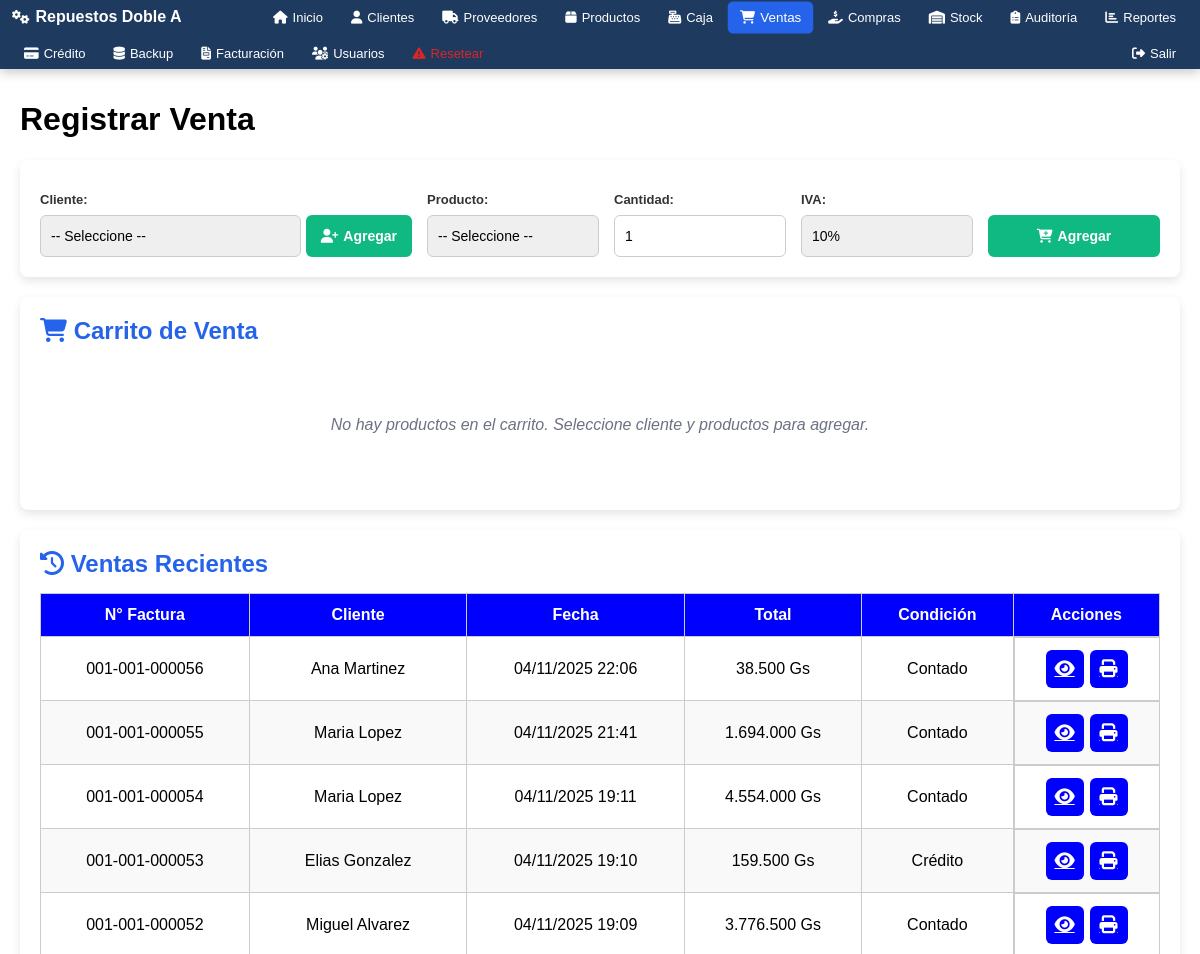
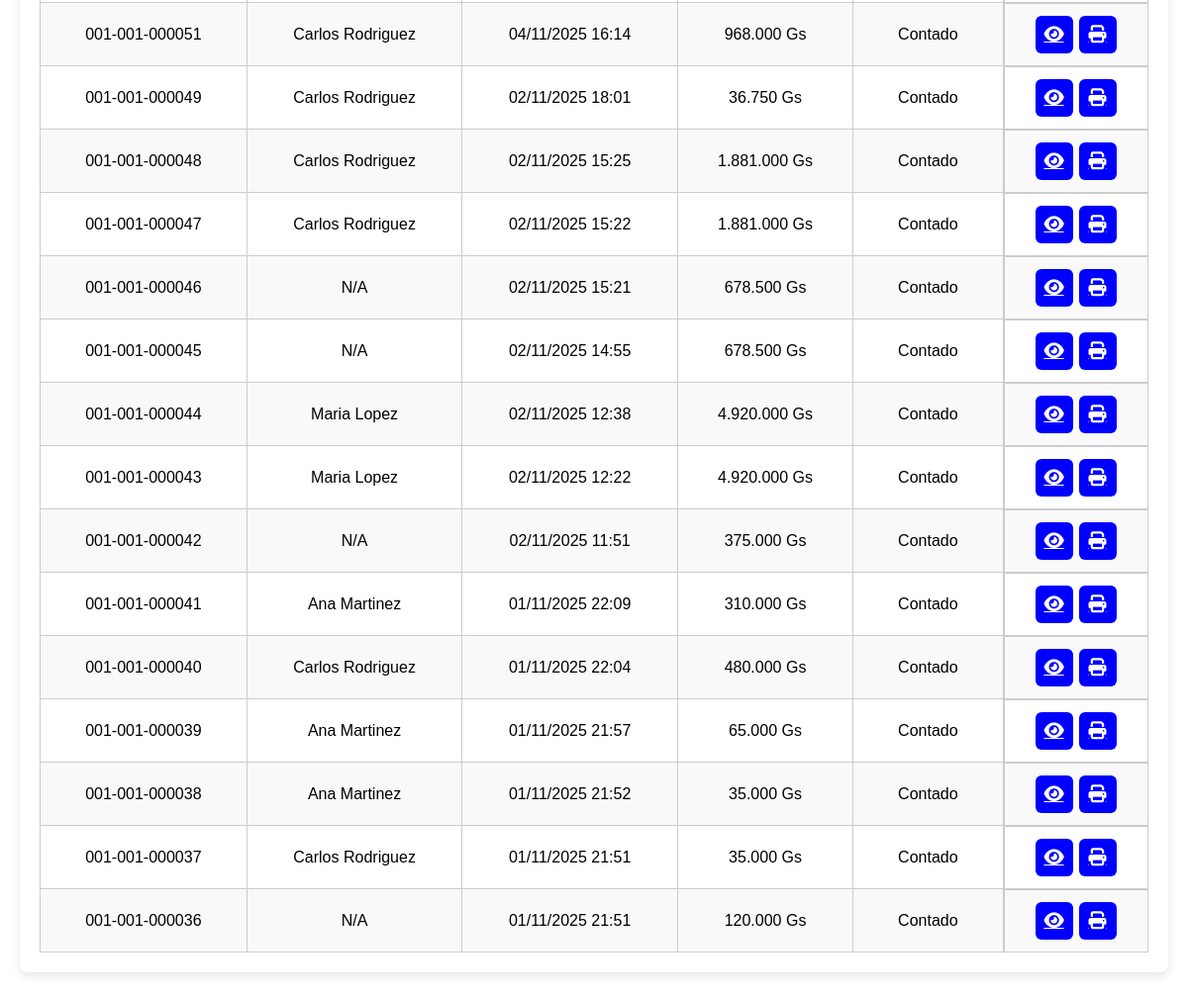
Before: /modulos/ventas/ventas.php (signed in) with the older database file (2 pictures, top to bottom).
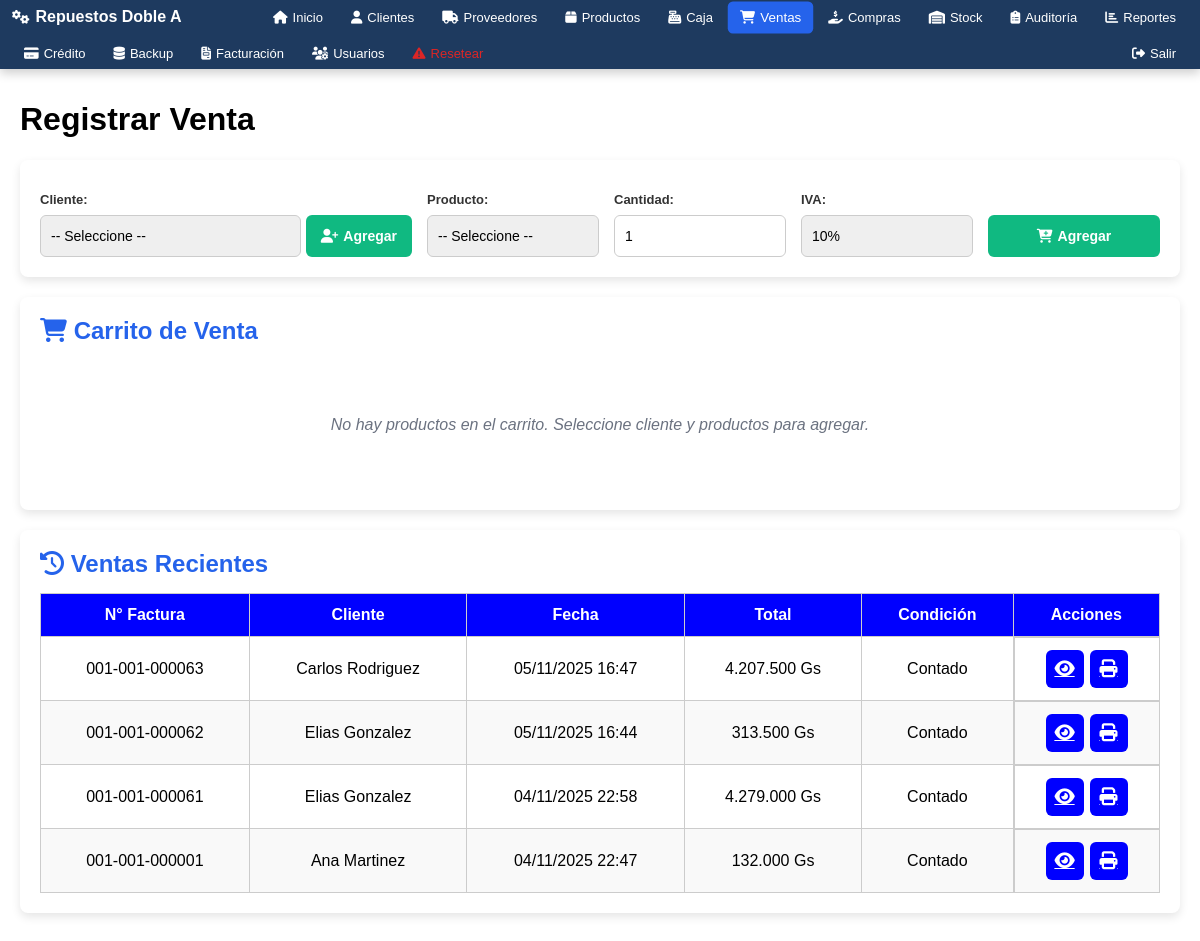
After: the same page with the newer database file.
### tables this page shows
CREATE TABLE `cabecera_factura_ventas` (
  `id` int(11) NOT NULL AUTO_INCREMENT,
  `numero_factura` varchar(20) NOT NULL,
  `condicion_venta` enum('Contado','Crédito') NOT NULL,
  `forma_pago` enum('Efectivo','Tarjeta','Transferencia') NOT NULL,
  `fecha_hora` datetime DEFAULT CURRENT_TIMESTAMP,
  `cliente_id` int(11) NOT NULL,
  `monto_total` decimal(15,2) NOT NULL,
  `timbrado` varchar(20) DEFAULT '',
  `inicio_vigencia` date DEFAULT NULL,
  `fin_vigencia` date DEFAULT NULL,
  `anulada` tinyint(1) DEFAULT '0',
  `fecha_anulacion` datetime DEFAULT NULL,
  `usuario_anulacion_id` int(11) DEFAULT NULL,
  `motivo_anulacion` text,
  PRIMARY KEY (`id`),
  UNIQUE KEY `idx_numero_factura_unique` (`numero_factura`),
  UNIQUE KEY `idx_timbrado_unique` (`timbrado`),
  KEY `cliente_id` (`cliente_id`)
);

CREATE TABLE `clientes` (
  `id` int(11) NOT NULL AUTO_INCREMENT,
  `nombre` varchar(100) NOT NULL,
  `apellido` varchar(100) DEFAULT NULL,
  `ruc` varchar(20) DEFAULT NULL,
  `telefono` varchar(50) DEFAULT NULL,
  `email` varchar(100) DEFAULT NULL,
  `direccion` varchar(255) DEFAULT NULL,
  `created_at` timestamp NOT NULL DEFAULT CURRENT_TIMESTAMP,
  PRIMARY KEY (`id`)
);

### modulos/ventas/ventas.php (the view, shortened to what the changed rows need)
<?php
$base_path = $_SERVER['DOCUMENT_ROOT'] . '/repuestos/';
include $base_path . 'includes/auth.php';
include $base_path . 'includes/header.php';
$stmt_ventas_recientes = $pdo->query("SELECT fv.*, c.nombre, c.apellido
                                      FROM cabecera_factura_ventas fv
                                      LEFT JOIN clientes c ON fv.cliente_id = c.id
                                      WHERE (fv.anulada = 0 OR fv.anulada IS NULL)
                                      ORDER BY fv.fecha_hora DESC
                                      LIMIT 20");
$ventas_recientes = $stmt_ventas_recientes->fetchAll();
?>
<div class="container tabla-responsive">
    <h1>Registrar Venta</h1>
    <div class="carrito-container">
        <h2><i class="fas fa-shopping-cart"></i> Carrito de Venta</h2>
    </div>
    <div class="ventas-recientes-container">
        <h2><i class="fas fa-history"></i> Ventas Recientes</h2>
        <div class="table-responsive-inline">
            <table class="crud-table">
                <thead>
                    <tr>
                        <th>N° Factura</th>
                        <th>Cliente</th>
                        <th>Fecha</th>
                        <th>Total</th>
                        <th>Condición</th>
                        <th>Acciones</th>
                    </tr>
                </thead>
                <tbody>
                <?php if($ventas_recientes && count($ventas_recientes) > 0): ?>
                    <?php foreach($ventas_recientes as $venta): ?>
                        <tr>
                            <td><?= htmlspecialchars($venta['numero_factura']) ?></td>
                            <td><?= htmlspecialchars((isset($venta['nombre']) ? $venta['nombre'] : '') . ' ' . (isset($venta['apellido']) && $venta['apellido'] ? $venta['apellido'] : 'N/A')) ?></td>
                            <td><?= date('d/m/Y H:i', strtotime($venta['fecha_hora'])) ?></td>
                            <td><?= number_format($venta['monto_total'],0,',','.') ?> Gs</td>
                            <td><?= htmlspecialchars($venta['condicion_venta']) ?></td>
                            <td class="acciones">
                                <a href="/repuestos/modulos/ventas/ver_factura.php?id=<?= $venta['id'] ?>" class="btn btn-edit" data-tooltip="Ver" target="_blank">
                                    <i class="fas fa-eye"></i>
                                </a>
                                <a href="/repuestos/modulos/ventas/imprimir_factura.php?id=<?= $venta['id'] ?>" class="btn btn-edit" data-tooltip="Imprimir" target="_blank">
                                    <i class="fas fa-print"></i>
                                </a>
                            </td>
                        </tr>
                    <?php endforeach; ?>
                <?php else: ?>
                    <tr><td colspan="6">No hay ventas recientes.</td></tr>
                <?php endif; ?>
                </tbody>
            </table>
        </div>
    </div>
</div>
<?php include $base_path . 'includes/footer.php'; ?>

Changed rows visible on the page:
removed cabecera_factura_ventas: numero_factura "001-001-000056", cliente.apellido "Ana Martinez", fecha_hora "04/11/2025 22:06", monto_total "38.500", condicion_venta "Contado"
removed cabecera_factura_ventas: numero_factura "001-001-000055", cliente.apellido "Maria Lopez", fecha_hora "04/11/2025 21:41", monto_total "1.694.000", condicion_venta "Contado"
removed cabecera_factura_ventas: numero_factura "001-001-000054", cliente.apellido "Maria Lopez", fecha_hora "04/11/2025 19:11", monto_total "4.554.000", condicion_venta "Contado"
removed cabecera_factura_ventas: numero_factura "001-001-000053", cliente.apellido "Elias Gonzalez", fecha_hora "04/11/2025 19:10", monto_total "159.500", condicion_venta "Crédito"
removed cabecera_factura_ventas: numero_factura "001-001-000052", cliente.apellido "Miguel Alvarez", fecha_hora "04/11/2025 19:09", monto_total "3.776.500", condicion_venta "Contado"
removed cabecera_factura_ventas: numero_factura "001-001-000051", cliente.apellido "Carlos Rodriguez", fecha_hora "04/11/2025 16:14", monto_total "968.000", condicion_venta "Contado"
removed cabecera_factura_ventas: numero_factura "001-001-000049", cliente.apellido "Carlos Rodriguez", fecha_hora "02/11/2025 18:01", monto_total "36.750", condicion_venta "Contado"
removed cabecera_factura_ventas: numero_factura "001-001-000048", cliente.apellido "Carlos Rodriguez", fecha_hora "02/11/2025 15:25", monto_total "1.881.000", condicion_venta "Contado"
removed cabecera_factura_ventas: numero_factura "001-001-000047", cliente.apellido "Carlos Rodriguez", fecha_hora "02/11/2025 15:22", monto_total "1.881.000", condicion_venta "Contado"
removed cabecera_factura_ventas: numero_factura "001-001-000046", apellido "N/A", fecha_hora "02/11/2025 15:21", monto_total "678.500", condicion_venta "Contado"
removed cabecera_factura_ventas: numero_factura "001-001-000045", apellido "N/A", fecha_hora "02/11/2025 14:55", monto_total "678.500", condicion_venta "Contado"
removed cabecera_factura_ventas: numero_factura "001-001-000044", cliente.apellido "Maria Lopez", fecha_hora "02/11/2025 12:38", monto_total "4.920.000", condicion_venta "Contado"
removed cabecera_factura_ventas: numero_factura "001-001-000043", cliente.apellido "Maria Lopez", fecha_hora "02/11/2025 12:22", monto_total "4.920.000", condicion_venta "Contado"
removed cabecera_factura_ventas: numero_factura "001-001-000042", apellido "N/A", fecha_hora "02/11/2025 11:51", monto_total "375.000", condicion_venta "Contado"
removed cabecera_factura_ventas: numero_factura "001-001-000041", cliente.apellido "Ana Martinez", fecha_hora "01/11/2025 22:09", monto_total "310.000", condicion_venta "Contado"
removed cabecera_factura_ventas: numero_factura "001-001-000040", cliente.apellido "Carlos Rodriguez", fecha_hora "01/11/2025 22:04", monto_total "480.000", condicion_venta "Contado"
removed cabecera_factura_ventas: numero_factura "001-001-000039", cliente.apellido "Ana Martinez", fecha_hora "01/11/2025 21:57", monto_total "65.000", condicion_venta "Contado"
removed cabecera_factura_ventas: numero_factura "001-001-000038", cliente.apellido "Ana Martinez", fecha_hora "01/11/2025 21:52", monto_total "35.000", condicion_venta "Contado"
removed cabecera_factura_ventas: numero_factura "001-001-000037", cliente.apellido "Carlos Rodriguez", fecha_hora "01/11/2025 21:51", monto_total "35.000", condicion_venta "Contado"
removed cabecera_factura_ventas: numero_factura "001-001-000036", apellido "N/A", fecha_hora "01/11/2025 21:51", monto_total "120.000", condicion_venta "Contado"
added cabecera_factura_ventas: numero_factura "001-001-000063", cliente.apellido "Carlos Rodriguez", fecha_hora "05/11/2025 16:47", monto_total "4.207.500", condicion_venta "Contado"
added cabecera_factura_ventas: numero_factura "001-001-000062", cliente.apellido "Elias Gonzalez", fecha_hora "05/11/2025 16:44", monto_total "313.500", condicion_venta "Contado"
added cabecera_factura_ventas: numero_factura "001-001-000061", cliente.apellido "Elias Gonzalez", fecha_hora "04/11/2025 22:58", monto_total "4.279.000", condicion_venta "Contado"
added cabecera_factura_ventas: numero_factura "001-001-000001", cliente.apellido "Ana Martinez", fecha_hora "04/11/2025 22:47", monto_total "132.000", condicion_venta "Contado"
